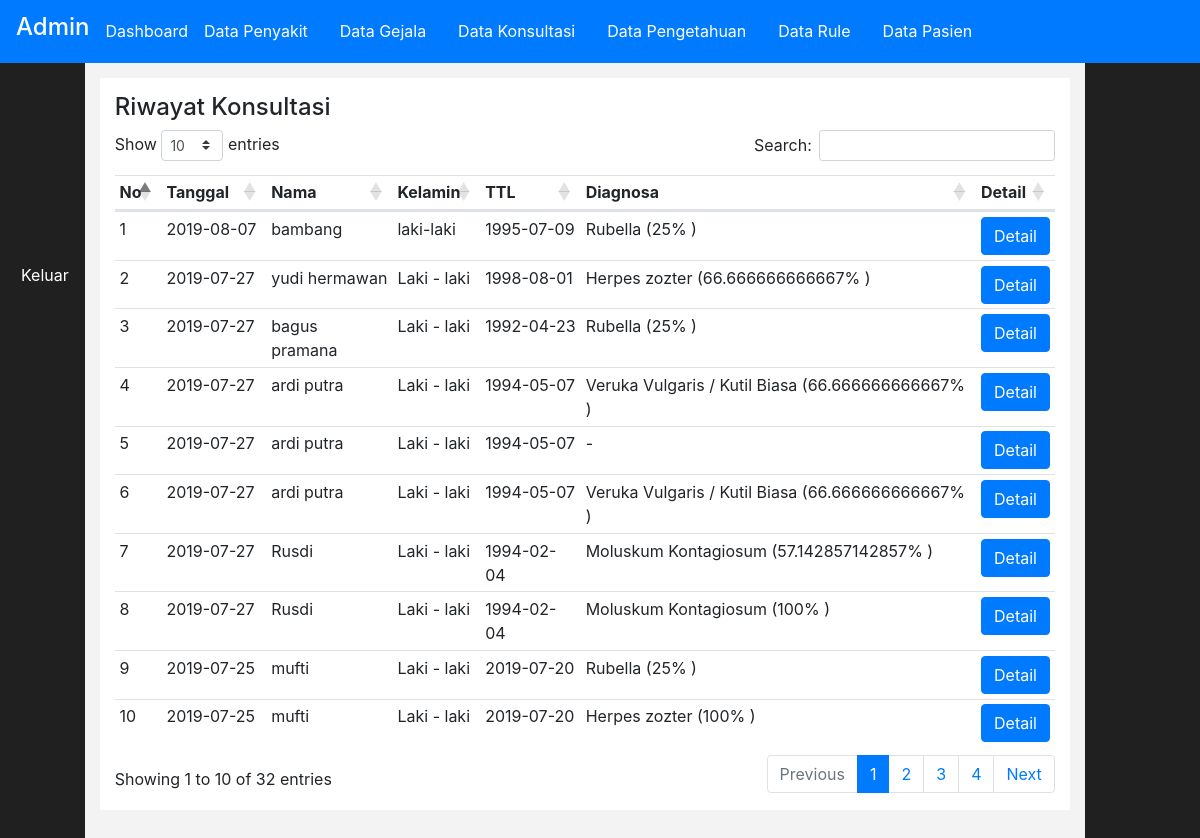
/admin/index.php?halaman=konsultasi (signed in), run on the app's committed database.
### tables this page shows
CREATE TABLE `konsultasi` (
  `id_konsultasi` int(11) NOT NULL,
  `id_pasien` int(11) NOT NULL,
  `tgl_konsultasi` date NOT NULL
);

CREATE TABLE `pasien` (
  `id_pasien` int(11) NOT NULL,
  `nama_pasien` varchar(50) NOT NULL,
  `alamat_pasien` text NOT NULL,
  `tlp_pasien` varchar(14) NOT NULL,
  `tanggal_lahir` date NOT NULL,
  `jenis_kelamin_pasien` varchar(11) NOT NULL,
  `email_pasien` varchar(50) NOT NULL,
  `password_pasien` varchar(200) NOT NULL
);

### config/class.php (called while the page is built, shortened)
<?php
$mysqli = new mysqli("localhost" , "root" , "" ,"pta-mufti-uji");
 class pengetahuan
 {
 	public $koneksi;
 	public function __construct($mysqli)
 	{
 		$this->koneksi = $mysqli;
 	}
 	function tampilpengetahuan()
 	{
 		$data = array();
 		$ambil = $this->koneksi->query("SELECT * FROM pengetahuan
 			JOIN penyakit ON penyakit.id_penyakit=pengetahuan.id_penyakit
 			JOIN gejala ON gejala.id_gejala=pengetahuan.id_gejala");
 		while($pecah = $ambil->fetch_assoc())
 		{
 			$data[] =$pecah;
 		}
 		return $data;
 	}
 }
 class rule extends pengetahuan
 {
 	function __construct($mysqli){
 		$this->koneksi= $mysqli;
 	}
 	function hitungpenyakit($datadetailkonsultasi)
 	{
 		$data = array();
 		$datapengetahuan = $this->tampilpengetahuan();
 		foreach ($datapengetahuan as $key => $value)
 		{
 			$data['pengetahuan'][$value['id_penyakit']][] = $value['id_gejala'];
 		}
 		foreach ($datadetailkonsultasi as $key => $value)
 		{
 			$data['jawaban'][] = $value['id_gejala'];
 		}
 		if (!empty($data['jawaban']))
 		{
 			foreach ($data['pengetahuan'] as $id_penyakit => $value)
 			{
 				$data['hasil_perbandingan'][$id_penyakit] = array_intersect($value, $data['jawaban']);
 				$data['jumlah_pengetahuan'][$id_penyakit] = count($value);
 				$data['jumlah_jawaban'][$id_penyakit] = count($data['hasil_perbandingan'][$id_penyakit]);
 				$data['persen_penyakit'][$id_penyakit] = $data['jumlah_jawaban'][$id_penyakit] / $data['jumlah_pengetahuan'][$id_penyakit] * 100;
 			}
 			arsort($data['persen_penyakit']);
 			foreach ($data['persen_penyakit'] as $id_penyakit => $persen_penyakit)
 			{
 				if($persen_penyakit >= 80)
 				{
 					$data['keterangan'][$id_penyakit] = " pasti ";
 				}elseif ($persen_penyakit >= 10)
 				{
 					$data['keterangan'][$id_penyakit] = " kemungkinan ";
 				}
 				elseif ($persen_penyakit < 10)
 				{
 					$data['keterangan'][$id_penyakit] = " penyakit tidak ditemukan ";
 				}
 			}
 			foreach ($data['keterangan'] as $id_penyakit => $keterangan)
 			{
 				foreach ($datapengetahuan as $key => $value)
 				{
 					if ($value ['id_penyakit']==$id_penyakit)
 					{
 						$data['hasil'][$id_penyakit]['nama_penyakit'] = $value['nama_penyakit'];
 						$data['hasil'][$id_penyakit]['persen'] = $data['persen_penyakit'][$id_penyakit];
 						$data['hasil'][$id_penyakit]['keterangan'] = $keterangan;
 						$data['hasil'][$id_penyakit]['deskripsi_penyakit'] = $value['deskripsi_penyakit'];
 						$data['hasil'][$id_penyakit]['saran_penyakit'] = $value['saran_penyakit'];
 					}
 				}
 			}
 			return $data;
 		}
 		else
 		{
 			return 'kosong';
 		}
 	}
 }
 $rule = new rule($mysqli);
 class konsultasi
 {
 	public $koneksi;
 	function __construct($mysqli)
 	{
 		$this->koneksi=$mysqli;
 	}
 	function ambildetailkonsultasi($id_konsultasi)
 	{
 		$data = array();
 		$ambil = $this->koneksi->query("SELECT * FROM detail_konsultasi WHERE
 			id_konsultasi='$id_konsultasi'");
 		while ($pecah= $ambil->fetch_assoc())
 		{
 			$data[] = $pecah;
 		}
 		return $data;
 	}
 	function tampilkonsultasiadmin()
 	{
 		$ambil = $this->koneksi->query("SELECT * FROM konsultasi JOIN pasien ON pasien.id_pasien=konsultasi.id_pasien ORDER BY konsultasi.id_konsultasi DESC");
 		while ($pecah = $ambil->fetch_assoc())
 		{
 			$data[] = $pecah;
 		}
 		return $data;
 	}
 }
 $konsultasi = new konsultasi($mysqli);
 ?>

### admin/konsultasi/datakonsultasi.php (the view)
<?php $ambildata = $konsultasi->tampilkonsultasiadmin(); ?>
<h4 class="">Riwayat Konsultasi</h4>
				<table class="table table-sm" id="datatables">
					<thead>
						<tr>
							<th scope="col">No</th>
							<th scope="col">Tanggal</th>
							<th scope="col">Nama</th>
							<th scope="col">Kelamin</th>
							<th scope="col">TTL</th>
							<th scope="col">Diagnosa</th>
							<th scope="col">Detail</th>
						</tr>
					</thead>
					<tbody>
							<?php foreach ($ambildata as $key => $value): ?>
						<tr>
								<td><?php echo $key+1; ?></td>
								<td><?php echo $value['tgl_konsultasi']; ?></td>
								<td><?php echo $value['nama_pasien']; ?></td>
								<td><?php echo $value['jenis_kelamin_pasien']; ?></td>
								<td><?php echo $value['tanggal_lahir']; ?></td>
								<td>
									<?php
									$datadetailkonsultasi = $konsultasi->ambildetailkonsultasi($value['id_konsultasi']);
									$hasilhitung = $rule->hitungpenyakit($datadetailkonsultasi);
									if ($hasilhitung=='kosong')
									{
										echo "-";
									}
									else
									{
										foreach ($hasilhitung['hasil'] as $key_diagnosa => $value_diagnosa)
										{
											echo $value_diagnosa['nama_penyakit']." (".$value_diagnosa['persen']."% )";
											break;
										}
									}
									?>
								</td>
								<td>
									<a href="index.php?halaman=detailkonsultasi&id=<?php echo $value['id_konsultasi'] ?>" class="btn btn-primary">Detail</a>
								</td>
						</tr>
							<?php endforeach ?>
					</tbody>
				</table>

### data on the page
konsultasi: tgl_konsultasi "2019-08-07", id_pasien.nama_pasien "bambang", id_pasien.jenis_kelamin_pasien "laki-laki", id_pasien.tanggal_lahir "1995-07-09", nama_penyakit "Rubella", persen "25"
konsultasi: tgl_konsultasi "2019-07-27", id_pasien.nama_pasien "yudi hermawan", id_pasien.jenis_kelamin_pasien "Laki - laki", id_pasien.tanggal_lahir "1998-08-01", nama_penyakit "Herpes zozter", persen "66.666666666667"
konsultasi: tgl_konsultasi "2019-07-27", id_pasien.nama_pasien "bagus pramana", id_pasien.jenis_kelamin_pasien "Laki - laki", id_pasien.tanggal_lahir "1992-04-23", nama_penyakit "Rubella", persen "25"
konsultasi: tgl_konsultasi "2019-07-27", id_pasien.nama_pasien "ardi putra", id_pasien.jenis_kelamin_pasien "Laki - laki", id_pasien.tanggal_lahir "1994-05-07", nama_penyakit "Veruka Vulgaris / Kutil Biasa", persen "66.666666666667"
konsultasi: tgl_konsultasi "2019-07-27", id_pasien.nama_pasien "ardi putra", id_pasien.jenis_kelamin_pasien "Laki - laki", id_pasien.tanggal_lahir "1994-05-07"
konsultasi: tgl_konsultasi "2019-07-27", id_pasien.nama_pasien "ardi putra", id_pasien.jenis_kelamin_pasien "Laki - laki", id_pasien.tanggal_lahir "1994-05-07", nama_penyakit "Veruka Vulgaris / Kutil Biasa", persen "66.666666666667"
konsultasi: tgl_konsultasi "2019-07-27", id_pasien.nama_pasien "Rusdi", id_pasien.jenis_kelamin_pasien "Laki - laki", id_pasien.tanggal_lahir "1994-02-04", nama_penyakit "Moluskum Kontagiosum", persen "57.142857142857"
konsultasi: tgl_konsultasi "2019-07-27", id_pasien.nama_pasien "Rusdi", id_pasien.jenis_kelamin_pasien "Laki - laki", id_pasien.tanggal_lahir "1994-02-04", nama_penyakit "Moluskum Kontagiosum", persen "100"
konsultasi: tgl_konsultasi "2019-07-25", id_pasien.nama_pasien "mufti", id_pasien.jenis_kelamin_pasien "Laki - laki", id_pasien.tanggal_lahir "2019-07-20", nama_penyakit "Rubella", persen "25"
konsultasi: tgl_konsultasi "2019-07-25", id_pasien.nama_pasien "mufti", id_pasien.jenis_kelamin_pasien "Laki - laki", id_pasien.tanggal_lahir "2019-07-20", nama_penyakit "Herpes zozter", persen "100"
